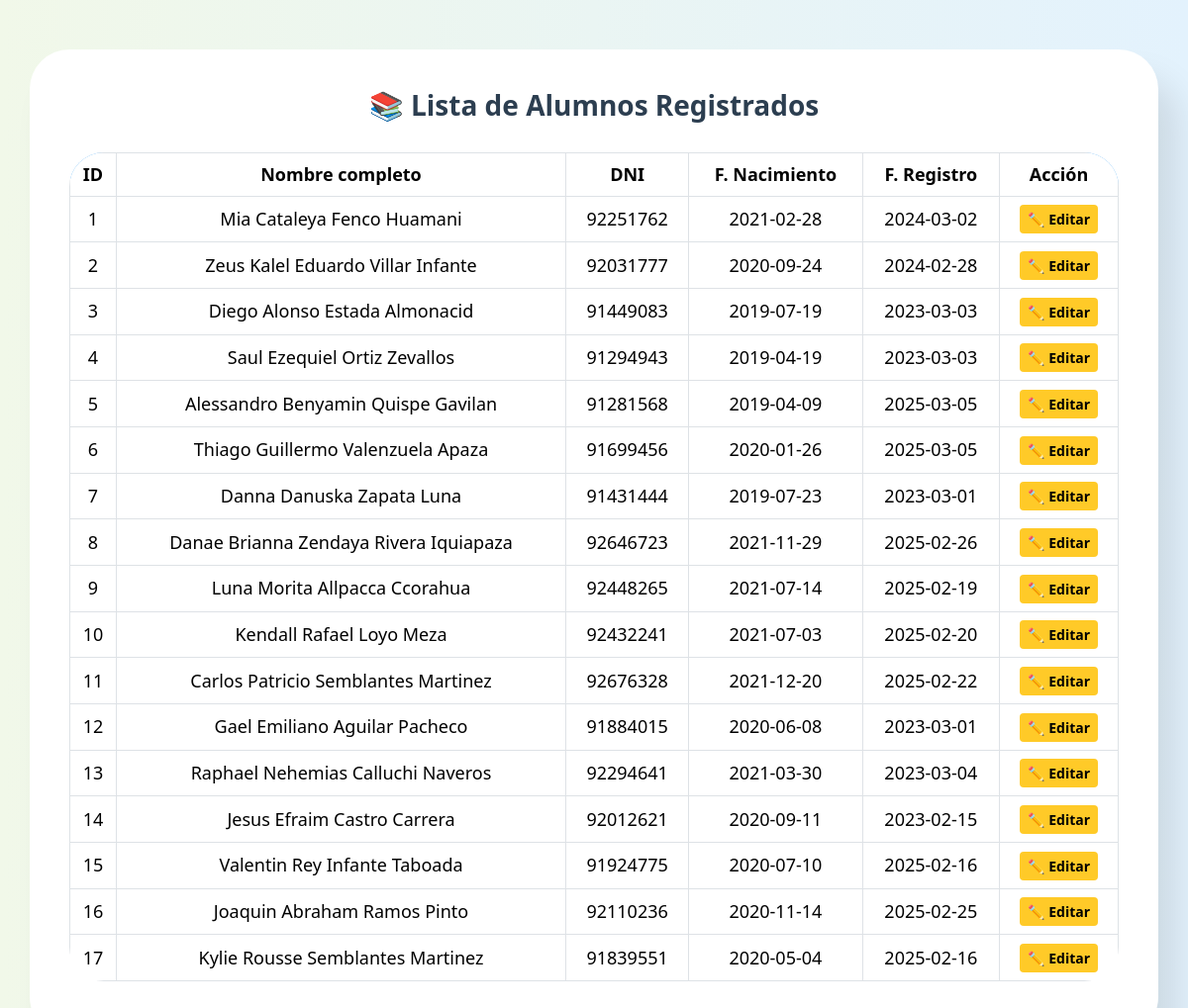
The app's page /PHP/alumnos.php with its own data.
### tables this page shows
CREATE TABLE Alumnos (
    AlumnoID INT AUTO_INCREMENT PRIMARY KEY,
    DNI VARCHAR(12) NOT NULL,
    Nombres VARCHAR(100) NOT NULL,
    Apellidos VARCHAR(100) NOT NULL,
    Fec_Nacimiento DATE,
    Fec_Registro DATE NOT NULL
);

### PHP/alumnos.php (the view, shortened to what this page needs)
<!DOCTYPE html>
<html lang="es">
<head>
    <link href="https://cdn.jsdelivr.net/npm/bootstrap@5.3.3/dist/css/bootstrap.min.css" rel="stylesheet">
</head>
<body>
<div class="container">
    <h3 class="text-center">📚 Lista de Alumnos Registrados</h3>
    <table class="table table-bordered table-hover align-middle text-center">
        <thead>
            <tr>
                <th>ID</th>
                <th>Nombre completo</th>
                <th>DNI</th>
                <th>F. Nacimiento</th>
                <th>F. Registro</th>
                <th>Acción</th>
            </tr>
        </thead>
        <tbody>
            <?php
            $conn = new mysqli("localhost", "root", "", "Institucion");
            $result = $conn->query("SELECT * FROM Alumnos");
            while ($row = $result->fetch_assoc()) {
                echo "<tr>
                        <td>{$row['AlumnoID']}</td>
                        <td>{$row['Nombres']} {$row['Apellidos']}</td>
                        <td>{$row['DNI']}</td>
                        <td>{$row['Fec_Nacimiento']}</td>
                        <td>{$row['Fec_Registro']}</td>
                        <td>
                            <a href='editar_alumno.php?id={$row['AlumnoID']}' class='btn btn-warning btn-sm'>✏️ Editar</a>
                        </td>
                      </tr>";
            }
            ?>
        </tbody>
    </table>
</div>
</body>
</html>

### PHP/alumnos.php (style rules this page uses)
body { background: linear-gradient(to right, #f1f8e9, #e3f2fd); font-family: 'Segoe UI', sans-serif; }
.container { background: #ffffff; padding: 40px; margin-top: 50px; border-radius: 40px; box-shadow: 20px 30px 35px rgba(0, 0, 0, 0.1); }
h3 { color: #2c3e50; font-weight: bold; margin-bottom: 30px; }
table { border-radius: 35px; font-size: 18px; overflow: hidden; }
thead { background: #42a5f5; color: goldenrod; }
.btn-warning { font-weight: 700; background-color: #ffca28; border: salmon; }

### records on screen
alumnos: AlumnoID "1", Nombres "Mia Cataleya", Apellidos "Fenco Huamani", DNI "92251762", Fec_Nacimiento "2021-02-28", Fec_Registro "2024-03-02"
alumnos: AlumnoID "2", Nombres "Zeus Kalel Eduardo", Apellidos "Villar Infante", DNI "92031777", Fec_Nacimiento "2020-09-24", Fec_Registro "2024-02-28"
alumnos: AlumnoID "3", Nombres "Diego Alonso", Apellidos "Estada Almonacid", DNI "91449083", Fec_Nacimiento "2019-07-19", Fec_Registro "2023-03-03"
alumnos: AlumnoID "4", Nombres "Saul Ezequiel", Apellidos "Ortiz Zevallos", DNI "91294943", Fec_Nacimiento "2019-04-19", Fec_Registro "2023-03-03"
alumnos: AlumnoID "5", Nombres "Alessandro Benyamin", Apellidos "Quispe Gavilan", DNI "91281568", Fec_Nacimiento "2019-04-09", Fec_Registro "2025-03-05"
alumnos: AlumnoID "6", Nombres "Thiago Guillermo", Apellidos "Valenzuela Apaza", DNI "91699456", Fec_Nacimiento "2020-01-26", Fec_Registro "2025-03-05"
alumnos: AlumnoID "7", Nombres "Danna Danuska", Apellidos "Zapata Luna", DNI "91431444", Fec_Nacimiento "2019-07-23", Fec_Registro "2023-03-01"
alumnos: AlumnoID "8", Nombres "Danae Brianna Zendaya", Apellidos "Rivera Iquiapaza", DNI "92646723", Fec_Nacimiento "2021-11-29", Fec_Registro "2025-02-26"
alumnos: AlumnoID "9", Nombres "Luna Morita", Apellidos "Allpacca Ccorahua", DNI "92448265", Fec_Nacimiento "2021-07-14", Fec_Registro "2025-02-19"
alumnos: AlumnoID "10", Nombres "Kendall Rafael", Apellidos "Loyo Meza", DNI "92432241", Fec_Nacimiento "2021-07-03", Fec_Registro "2025-02-20"
alumnos: AlumnoID "11", Nombres "Carlos Patricio", Apellidos "Semblantes Martinez", DNI "92676328", Fec_Nacimiento "2021-12-20", Fec_Registro "2025-02-22"
alumnos: AlumnoID "12", Nombres "Gael Emiliano", Apellidos "Aguilar Pacheco", DNI "91884015", Fec_Nacimiento "2020-06-08", Fec_Registro "2023-03-01"
alumnos: AlumnoID "13", Nombres "Raphael Nehemias", Apellidos "Calluchi Naveros", DNI "92294641", Fec_Nacimiento "2021-03-30", Fec_Registro "2023-03-04"
alumnos: AlumnoID "14", Nombres "Jesus Efraim", Apellidos "Castro Carrera", DNI "92012621", Fec_Nacimiento "2020-09-11", Fec_Registro "2023-02-15"
alumnos: AlumnoID "15", Nombres "Valentin Rey", Apellidos "Infante Taboada", DNI "91924775", Fec_Nacimiento "2020-07-10", Fec_Registro "2025-02-16"
alumnos: AlumnoID "16", Nombres "Joaquin Abraham", Apellidos "Ramos Pinto", DNI "92110236", Fec_Nacimiento "2020-11-14", Fec_Registro "2025-02-25"
alumnos: AlumnoID "17", Nombres "Kylie Rousse", Apellidos "Semblantes Martinez", DNI "91839551", Fec_Nacimiento "2020-05-04", Fec_Registro "2025-02-16"
